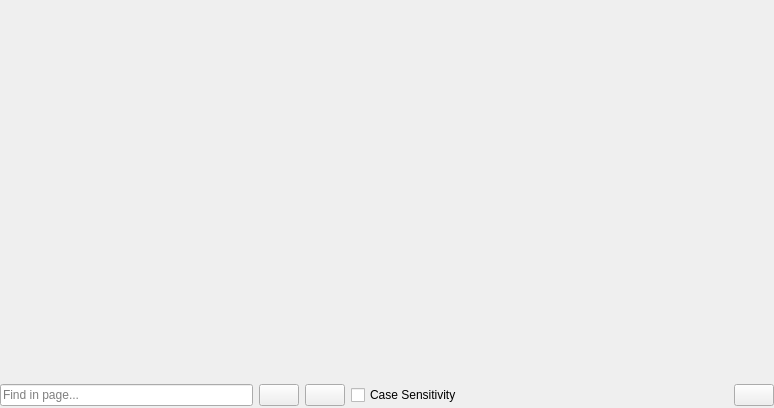
<?xml version="1.0" encoding="UTF-8"?>
<ui version="4.0">
 <class>HelpWidget</class>
 <widget class="QWidget" name="HelpWidget">
  <property name="geometry">
   <rect>
    <x>0</x>
    <y>0</y>
    <width>774</width>
    <height>408</height>
   </rect>
  </property>
  <property name="windowTitle">
   <string>Form</string>
  </property>
  <layout class="QVBoxLayout" name="verticalLayout">
   <property name="spacing">
    <number>4</number>
   </property>
   <property name="leftMargin">
    <number>0</number>
   </property>
   <property name="topMargin">
    <number>0</number>
   </property>
   <property name="rightMargin">
    <number>0</number>
   </property>
   <property name="bottomMargin">
    <number>0</number>
   </property>
   <item>
    <widget class="gams::studio::HelpToolBar" name="toolbarWidget" native="true">
     <property name="sizePolicy">
      <sizepolicy hsizetype="Preferred" vsizetype="Preferred">
       <horstretch>0</horstretch>
       <verstretch>0</verstretch>
      </sizepolicy>
     </property>
    </widget>
   </item>
   <item>
    <widget class="gams::studio::HelpView" name="webEngineView" native="true">
     <property name="sizePolicy">
      <sizepolicy hsizetype="Expanding" vsizetype="Expanding">
       <horstretch>0</horstretch>
       <verstretch>0</verstretch>
      </sizepolicy>
     </property>
    </widget>
   </item>
   <item>
    <widget class="QWidget" name="searchbarWidget" native="true">
     <property name="sizePolicy">
      <sizepolicy hsizetype="Expanding" vsizetype="Fixed">
       <horstretch>0</horstretch>
       <verstretch>0</verstretch>
      </sizepolicy>
     </property>
     <layout class="QHBoxLayout" name="statusbarHLayout">
      <property name="leftMargin">
       <number>0</number>
      </property>
      <property name="topMargin">
       <number>2</number>
      </property>
      <property name="rightMargin">
       <number>0</number>
      </property>
      <property name="bottomMargin">
       <number>2</number>
      </property>
      <item>
       <widget class="QLineEdit" name="searchLineEdit">
        <property name="sizePolicy">
         <sizepolicy hsizetype="Expanding" vsizetype="Preferred">
          <horstretch>0</horstretch>
          <verstretch>0</verstretch>
         </sizepolicy>
        </property>
        <property name="placeholderText">
         <string>Find in page...</string>
        </property>
       </widget>
      </item>
      <item>
       <widget class="QPushButton" name="backButton">
        <property name="sizePolicy">
         <sizepolicy hsizetype="Minimum" vsizetype="Preferred">
          <horstretch>0</horstretch>
          <verstretch>0</verstretch>
         </sizepolicy>
        </property>
        <property name="text">
         <string/>
        </property>
        <property name="icon">
         <iconset resource="../../icons/icons.qrc">
          <normaloff>:/img/backward</normaloff>:/img/backward</iconset>
        </property>
       </widget>
      </item>
      <item>
       <widget class="QPushButton" name="forwardButton">
        <property name="sizePolicy">
         <sizepolicy hsizetype="Minimum" vsizetype="Preferred">
          <horstretch>0</horstretch>
          <verstretch>0</verstretch>
         </sizepolicy>
        </property>
        <property name="text">
         <string/>
        </property>
        <property name="icon">
         <iconset resource="../../icons/icons.qrc">
          <normaloff>:/img/forward</normaloff>:/img/forward</iconset>
        </property>
       </widget>
      </item>
      <item>
       <widget class="QCheckBox" name="caseSenstivity">
        <property name="text">
         <string>Case Sensitivity</string>
        </property>
       </widget>
      </item>
      <item>
       <spacer name="horizontalSpacer">
        <property name="orientation">
         <enum>Qt::Horizontal</enum>
        </property>
        <property name="sizeHint" stdset="0">
         <size>
          <width>40</width>
          <height>20</height>
         </size>
        </property>
       </spacer>
      </item>
      <item>
       <widget class="QLabel" name="statusText">
        <property name="text">
         <string/>
        </property>
       </widget>
      </item>
      <item>
       <widget class="QPushButton" name="closeButton">
        <property name="sizePolicy">
         <sizepolicy hsizetype="Minimum" vsizetype="Preferred">
          <horstretch>0</horstretch>
          <verstretch>0</verstretch>
         </sizepolicy>
        </property>
        <property name="text">
         <string/>
        </property>
        <property name="icon">
         <iconset resource="../../icons/icons.qrc">
          <normaloff>:/img/delete</normaloff>:/img/delete</iconset>
        </property>
       </widget>
      </item>
     </layout>
    </widget>
   </item>
  </layout>
  <action name="actionHome">
   <property name="icon">
    <iconset resource="../../icons/icons.qrc">
     <normaloff>:/img/home</normaloff>:/img/home</iconset>
   </property>
   <property name="text">
    <string/>
   </property>
   <property name="toolTip">
    <string>Start Page</string>
   </property>
  </action>
  <action name="actionAddBookmark">
   <property name="text">
    <string>Bookmark This page</string>
   </property>
   <property name="toolTip">
    <string>Bookmark This page</string>
   </property>
  </action>
  <action name="actionOrganizeBookmark">
   <property name="text">
    <string>Organzie Bookmarks</string>
   </property>
   <property name="toolTip">
    <string>Organzie Bookmarks</string>
   </property>
  </action>
  <action name="actionOnlineHelp">
   <property name="text">
    <string>View This Page from</string>
   </property>
   <property name="toolTip">
    <string>View This Page from</string>
   </property>
  </action>
  <action name="actionOpenInBrowser">
   <property name="text">
    <string>Open in Default Web Browser</string>
   </property>
   <property name="toolTip">
    <string>Open in Default Web Browser</string>
   </property>
  </action>
  <action name="actionCopyPageURL">
   <property name="text">
    <string>Copy Page URL to Clipboard</string>
   </property>
   <property name="toolTip">
    <string>Copy Page URL to Clipboard</string>
   </property>
  </action>
 </widget>
 <customwidgets>
  <customwidget>
   <class>gams::studio::HelpView</class>
   <extends>QWidget</extends>
   <header>help/helpview.h</header>
   <container>1</container>
  </customwidget>
  <customwidget>
   <class>gams::studio::HelpToolBar</class>
   <extends>QWidget</extends>
   <header>help/helptoolbar.h</header>
   <container>1</container>
  </customwidget>
 </customwidgets>
 <resources>
  <include location="../../icons/icons.qrc"/>
 </resources>
 <connections/>
</ui>
